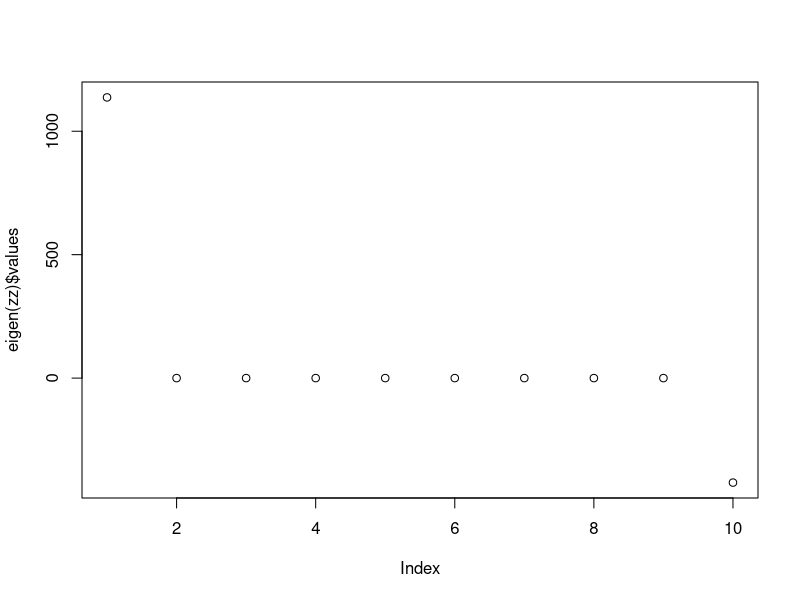
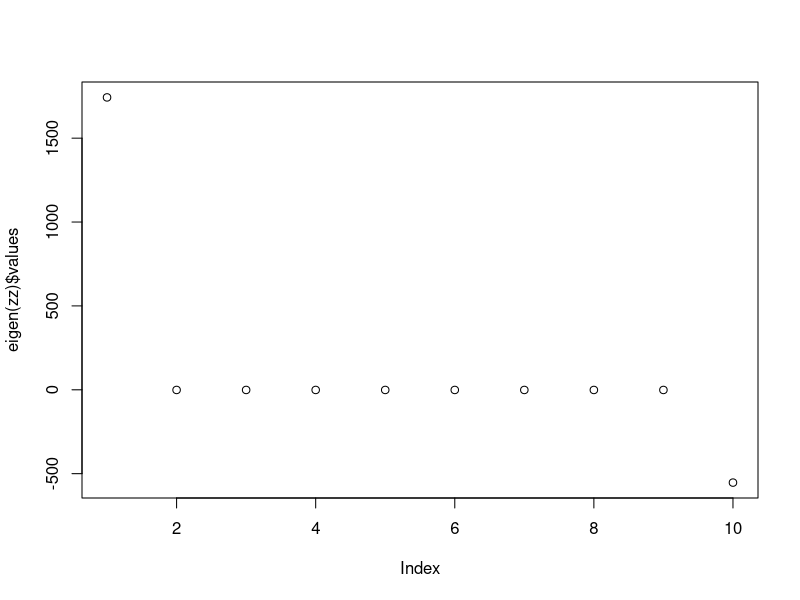

Generate these figures, in order, with R:
mean_vec <- rep(10000,10)
dat <- MASS::mvrnorm(10000, mean_vec, diag(10))
est_mean_vec <- apply(dat, 2, mean)

zz <- mean_vec %*% t(mean_vec) - est_mean_vec %*% t(est_mean_vec)
eigen(zz)
plot(eigen(zz)$values)

.l2norm <- function(x){sqrt(sum(x^2))}
max_val <- max(abs(eigen(zz)$values))
.l2norm(mean_vec - est_mean_vec) * .l2norm(mean_vec + est_mean_vec)

max(abs(eigen(zz)$values))
.l2norm(mean_vec - est_mean_vec)
sqrt(t(mean_vec)%*%est_mean_vec)

##############

set.seed(10)
mean_vec <- rep(10000,10)
n <- 10000
dat <- MASS::mvrnorm(n, mean_vec, diag(10))
est_mean_vec <- apply(dat, 2, mean)

est_moment <- t(dat) %*% dat/n
moment <- mean_vec %*% t(mean_vec)
zz <- moment - est_moment
plot(eigen(zz)$values)
max(eigen(zz)$values)

est_cov <- stats::cov(dat)
cov <- diag(10)
zz_diff <- est_cov - cov
max(eigen(zz_diff)$values)

#############

svd_decomp <- svd(dat)
sum(abs(dat - svd_decomp$u %*% diag(svd_decomp$d) %*% t(svd_decomp$v))) < 1e-6
u <- svd_decomp$u
lambda <- svd_decomp$d^2/n
v <- svd_decomp$v

sum(abs(svd_decomp$u %*% diag(svd_decomp$d) %*% t(svd_decomp$v) -
          sqrt(n)*u %*% diag(sqrt(lambda)) %*% t(v)))

est_moment2 <- v%*%diag(lambda)%*%t(v)
zz <- moment - est_moment2
max(eigen(zz)$values)
